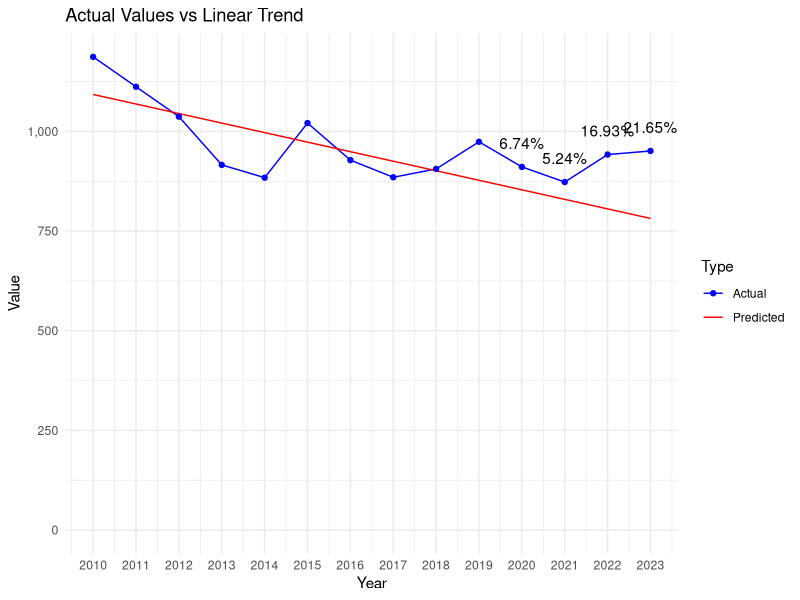

R code for this plot:
# Load necessary libraries
library(dplyr)
library(readr)
library(ggplot2)

# Defines the data as a named vector
data <- c(
  `2010` = 1187, `2011` = 1112, `2012` = 1037, `2013` = 916, `2014` = 884,
  `2015` = 1021, `2016` = 928, `2017` = 885, `2018` = 906, `2019` = 974,
  `2020` = 911, `2021` = 873, `2022` = 942, `2023` = 951
)

# Extracts data for the decade and recent years
decade <- data[as.character(2010:2019)]
recent_years <- data[as.character(2020:2023)]

# Fits a linear model to the decade data
years <- as.numeric(names(decade))
lm_model <- lm(decade ~ years)

# Predicts values for 2020 to 2023 based on the linear model
predicted_values <- predict(lm_model, newdata = data.frame(years = as.numeric(names(recent_years))))

# Calculates deviations from the linear trend
deviations <- recent_years - predicted_values

# Calculates the mean and standard deviation of the decade
decade_mean <- mean(decade)
decade_stddev <- sd(decade)

# Initializes vectors to store the calculated values
z_scores <- numeric(length(recent_years))
percent_deviations <- numeric(length(recent_years))

# Calculates and store the Z-scores, deviations, and percentage of deviations for recent years
for (i in 1:length(recent_years)) {
  year <- names(recent_years)[i]
  z_scores[i] <- (recent_years[year] - decade_mean) / decade_stddev
  deviation <- deviations[year]
  percent_deviations[i] <- (deviation / predicted_values[i]) * 100
  cat(sprintf("Year: %s, Z-score: %f, Deviation from linear trend: %f, Percentage of deviation: %f%%\n",
              year, z_scores[i], deviation, percent_deviations[i]))
}

# Prepare an extended range for predictions, including 2020 to 2023
extended_years <- as.numeric(c(names(decade), names(recent_years)))

# Predict values for the extended range based on the linear model
extended_predicted_values <- predict(lm_model, newdata = data.frame(years = extended_years))

# Create a data frame for plotting actual values
actual_plot_data <- data.frame(
  Year = as.numeric(names(data)),
  Value = data,
  Type = "Actual"
)

# Create a data frame for plotting predicted values
predicted_plot_data <- data.frame(
  Year = extended_years,
  Value = extended_predicted_values,
  Type = "Predicted"
)

# Combine actual and predicted data
plot_data <- rbind(actual_plot_data, predicted_plot_data)

# Create the line chart
p <- ggplot(plot_data, aes(x = Year, y = Value, color = Type)) +
  geom_line(aes(group = Type)) +
  geom_point(data = actual_plot_data, aes(x = Year, y = Value)) +
  theme_minimal() +
  labs(title = "Actual Values vs Linear Trend", x = "Year", y = "Value") +
  scale_color_manual(values = c("Actual" = "blue", "Predicted" = "red")) +
  scale_y_continuous(labels = scales::comma, limits = c(0, max(plot_data$Value))) +
  scale_x_continuous(breaks = extended_years) # Set breaks to every year

# Add percentage of deviation annotations for 2020 to 2023
for (i in 1:length(recent_years)) {
  year <- as.numeric(names(recent_years)[i])
  deviation_value <- percent_deviations[i]
  p <- p + annotate("text", x = year, y = data[as.character(year)], label = paste0(round(deviation_value, 2), "%"), vjust = -1.5)
}

# Print the plot
print(p)